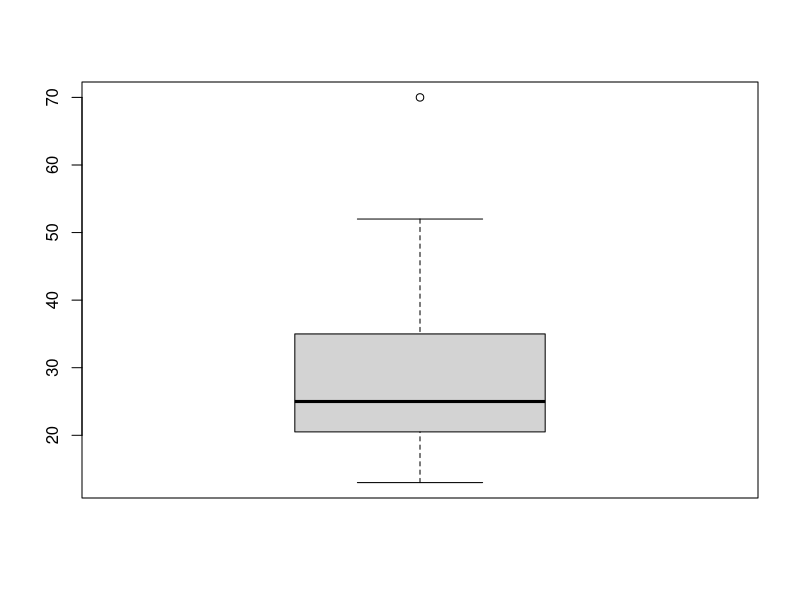
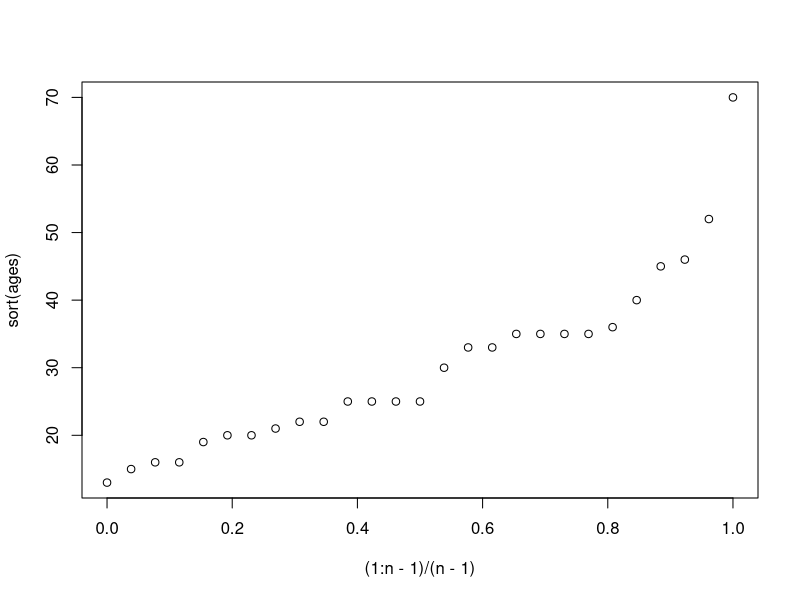

The R source for these figures, in order:
# Exercise 2.1
#	Discussion, skipping

# Exercise 2.2
# Common statistical techniques
ages <- c(13, 15, 16, 16, 19, 20, 20, 21, 22, 22, 25, 25, 25, 25, 30, 33, 33, 35, 35, 35, 35, 36, 40, 45, 46, 52, 70)

"a) Mean "
mean(ages)
sum(ages) / length(ages)

"b) Mode"
Mode <- function(x) {
  ux <- unique(x)
  ux[which.max(tabulate(match(x, ux)))]
}
Mode(ages) # Bimodal because there are 2 modes 25 and 35, both with 4 occurrences

"c) Midrange"
(min(ages) + max(ages)) / 2

"d) First and third quartile"
q <- round(length(ages)/4, 0)
ages[q]
ages[q*3]

"e) Five-number summary"
min(ages)
ages[q]
median(ages)
ages[q*3]
max(ages)

"f) Boxplot"
svg("2_2f.svg", width=6, height=6)
boxplot(ages) # See output file
dev.off()

"g) Quantile and Quantile-Quantile plots"
svg("2_2g.svg", width=6, height=6)
n <- length(ages)
plot((1:n - 1)/(n - 1), sort(ages))
dev.off()